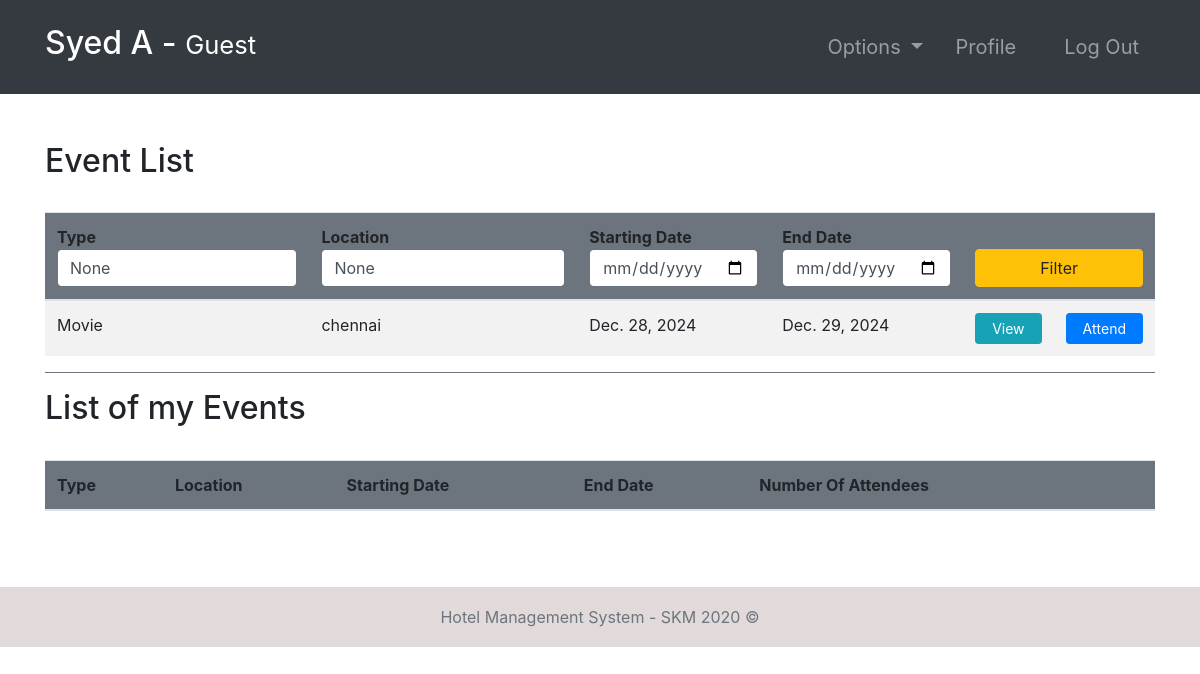
Screenshot of /events/ (signed in) with the database file from the repository.
### hotel/models.py (models this page shows, shortened)
class Event(models.Model):
    EVENT_TYPES = (
        ('Movie', 'Movie'),
        ('Theater', 'Theater'),
        ('Conference', 'Conference'),
        ('Concert', 'Concert'),
        ('Entertainment', 'Entertainment'),
        ('Live Music', 'Live Music'),
    )
    eventType = models.CharField(max_length=20, choices=EVENT_TYPES)
    location = models.CharField(max_length=100)
    startDate = models.DateField()
    endDate = models.DateField()
    explanation = models.TextField()

### hotel/views.py (the view, shortened to what this page needs)
# urls.py: path('events/', events, name="events"),
@login_required(login_url='login')
def events(request):
    role = str(request.user.groups.all()[0])
    path = role + "/"
    events = Event.objects.all()
    attendedEvents = None
    if role == 'guest':
        attendedEvents = EventAttendees.objects.filter(
            guest=request.user.guest)
    context = {
        "role": role,
        'events': events,
        'attendedEvents': attendedEvents,
        "type": request.POST.get("type"),
        "location": request.POST.get("location"),
        "fd": request.POST.get("fd"),
        "ed": request.POST.get("ed")
    }
    return render(request, path + "events.html", context)

### accounts/models.py (called while the page is built)
    def currentRoom(self):
        booking = Booking.objects.filter(guest=self).last()
        return booking.roomNumber

### Templates/guest/events.html
{% extends '../index.html' %}
{% block context %}
{% include '../common_pages/authorized-events.html' %}
{% endblock %}

### Templates/incs/nav.html (shortened to what this page needs)
<nav class="navbar navbar-dark bg-dark navbar-expand-lg py-3 " role="navigation">
    <div class="container">
        <a href="" class="navbar-brand">
            <h2 class="text-capitalize">
                {{ request.user.first_name }} {{ request.user.last_name }} -
                <small>
                    {{ role }}
                </small>
            </h2>
        </a>
        <div class="collapse navbar-collapse" id="navbarTags">
            <ul class="navbar-nav ml-auto">
                <li class="nav-item dropdown p-2">
                    <a class="nav-link dropdown-toggle" href="#" id="navbarDropdown" role="button"
                        data-toggle="dropdown" aria-haspopup="true" aria-expanded="false">
                        Options
                    </a>
                </li>
                <li class="nav-item mr-3 p-2">
                    {% if role == 'guest' %}
                    <a href="{% url 'guest-profile' user.id %}" class="nav-link">Profile</a>
                    {% endif %}
                </li>
                <li class="nav-item p-2 ">
                    <a href="{% url 'logout' %}" class="nav-link">Log Out</a>
                </li>
            </ul>
        </div>
    </div>
</nav>

### Templates/common_pages/authorized-events.html (shortened to what this page needs)
<div class="container py-5">
    <div class="table-header row">
        <div class="col-sm-9 col-md-9 col-lg-9 mb-4">
            <h2>Event List</h2>
        </div>
    </div>
    <table class="table table-hover table-striped">
        <thead class="bg-secondary rounded">
            <tr>
                <form action="" method="POST">
                    <th>Type <input type="text" name="type" value="{{type}}"
                            class="form-control border border-secondary"></th>
                    <th>Location <input type="text" name="location" value="{{location}}"
                            class="form-control border border-secondary"></th>
                    <th>Starting Date <input type="date" name="fd" value="{{fd}}"
                            class="form-control border border-secondary"></th>
                    <th>End Date <input type="date" name="ed" value="{{ed}}"
                            class="form-control border border-secondary"></th>
                    <th colspan="3"><button type="submit" name="filter" class="btn btn-warning w-100">Filter</button>
                    </th>
                </form>
            </tr>
        </thead>
        <tbody>
            {% for event in events %}
            <tr>
                <td>{{ event.eventType }}</td>
                <td>{{ event.location }}</td>
                <td>{{ event.startDate }}</td>
                <td>{{ event.endDate }}</td>
                <td> <a href="{% url 'event-profile' event.id %}" class="btn btn-sm btn-info px-3">View</a></td>
                {% if role == 'guest' %}
                <td>
                    <form action="{% url 'events' %}" method="POST">
                        <button type="submit" name="attend" class="btn btn-sm btn-primary px-3">Attend</button>
                    </form>
                </td>
                {% endif %}
            </tr>
            {% endfor %}
        </tbody>
    </table>
    {% if role == 'guest' %}
    <div class="pt-3 border-top border-secondary">
        <div class="table-header row">
            <div class="col-sm-12 col-md-12 col-lg-4 mb-4">
                <h2>List of my Events</h2>
            </div>
        </div>
        <table class="table table-hover table-striped">
            <thead class="bg-secondary rounded">
                <tr>
                    <th>Type</th>
                    <th>Location</th>
                    <th>Starting Date</th>
                    <th>End Date</th>
                    <th>Number Of Attendees</th>
                    <th></th>
                </tr>
            </thead>
        </table>
    </div>
    {% endif %}
</div>

### static/css/main.css (style rules this page uses)
* { margin: 0; padding: 0; -webkit-font-smoothing: antialiased; }
body { position: relative; }
nav .nav-item { font-size: 20px; }

### rows the page displays
Event: eventType "Movie", location "chennai", startDate "Dec. 28, 2024", endDate "Dec. 29, 2024"

### other values shown
{{ request.user.first_name }} "Syed"
{{ request.user.last_name }} "A"
{{ role }} "Guest"
